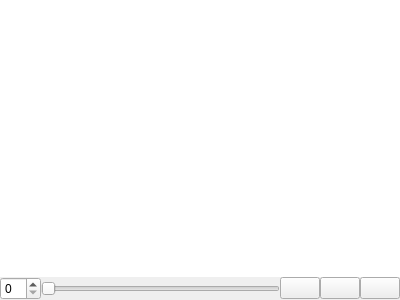
<?xml version="1.0" encoding="UTF-8"?>
<ui version="4.0">
 <class>ImageWidget</class>
 <widget class="QWidget" name="ImageWidget">
  <property name="geometry">
   <rect>
    <x>0</x>
    <y>0</y>
    <width>400</width>
    <height>300</height>
   </rect>
  </property>
  <property name="sizePolicy">
   <sizepolicy hsizetype="Maximum" vsizetype="Maximum">
    <horstretch>0</horstretch>
    <verstretch>0</verstretch>
   </sizepolicy>
  </property>
  <property name="windowTitle">
   <string>Form</string>
  </property>
  <layout class="QGridLayout" name="gridLayout">
   <property name="leftMargin">
    <number>0</number>
   </property>
   <property name="topMargin">
    <number>0</number>
   </property>
   <property name="rightMargin">
    <number>0</number>
   </property>
   <property name="bottomMargin">
    <number>0</number>
   </property>
   <property name="spacing">
    <number>0</number>
   </property>
   <item row="0" column="0">
    <widget class="GraphicsView" name="graphicsView">
     <property name="mouseTracking">
      <bool>true</bool>
     </property>
     <property name="frameShape">
      <enum>QFrame::NoFrame</enum>
     </property>
     <property name="renderHints">
      <set>QPainter::Antialiasing|QPainter::HighQualityAntialiasing|QPainter::SmoothPixmapTransform|QPainter::TextAntialiasing</set>
     </property>
    </widget>
   </item>
   <item row="1" column="0">
    <widget class="QFrame" name="frameControls">
     <property name="sizePolicy">
      <sizepolicy hsizetype="Preferred" vsizetype="Fixed">
       <horstretch>0</horstretch>
       <verstretch>0</verstretch>
      </sizepolicy>
     </property>
     <property name="maximumSize">
      <size>
       <width>16777215</width>
       <height>25</height>
      </size>
     </property>
     <property name="frameShape">
      <enum>QFrame::NoFrame</enum>
     </property>
     <property name="frameShadow">
      <enum>QFrame::Plain</enum>
     </property>
     <layout class="QGridLayout" name="gridLayout_2">
      <property name="leftMargin">
       <number>0</number>
      </property>
      <property name="topMargin">
       <number>0</number>
      </property>
      <property name="rightMargin">
       <number>0</number>
      </property>
      <property name="bottomMargin">
       <number>0</number>
      </property>
      <property name="spacing">
       <number>0</number>
      </property>
      <item row="1" column="2">
       <widget class="QSlider" name="horizontalSlider">
        <property name="enabled">
         <bool>true</bool>
        </property>
        <property name="pageStep">
         <number>1</number>
        </property>
        <property name="orientation">
         <enum>Qt::Horizontal</enum>
        </property>
       </widget>
      </item>
      <item row="1" column="1">
       <widget class="QSpinBox" name="spinBox">
        <property name="enabled">
         <bool>true</bool>
        </property>
        <property name="sizePolicy">
         <sizepolicy hsizetype="Minimum" vsizetype="Minimum">
          <horstretch>0</horstretch>
          <verstretch>0</verstretch>
         </sizepolicy>
        </property>
       </widget>
      </item>
      <item row="1" column="5">
       <widget class="QPushButton" name="rotateButton">
        <property name="enabled">
         <bool>true</bool>
        </property>
        <property name="toolTip">
         <string>Rotate 90 degrres clockwise</string>
        </property>
        <property name="text">
         <string/>
        </property>
        <property name="icon">
         <iconset resource="../qrs/resources.qrc">
          <normaloff>:/icons/rotate.png</normaloff>:/icons/rotate.png</iconset>
        </property>
       </widget>
      </item>
      <item row="1" column="4">
       <widget class="QPushButton" name="flip_v_button">
        <property name="enabled">
         <bool>true</bool>
        </property>
        <property name="toolTip">
         <string>Mirror Vertically</string>
        </property>
        <property name="text">
         <string/>
        </property>
        <property name="icon">
         <iconset resource="../qrs/resources.qrc">
          <normaloff>:/icons/icons/flip_v.png</normaloff>:/icons/icons/flip_v.png</iconset>
        </property>
       </widget>
      </item>
      <item row="1" column="3">
       <widget class="QPushButton" name="flip_h_button">
        <property name="enabled">
         <bool>true</bool>
        </property>
        <property name="toolTip">
         <string>Mirror Horizontally</string>
        </property>
        <property name="text">
         <string/>
        </property>
        <property name="icon">
         <iconset resource="../qrs/resources.qrc">
          <normaloff>:/icons/icons/flip_h.png</normaloff>:/icons/icons/flip_h.png</iconset>
        </property>
       </widget>
      </item>
     </layout>
    </widget>
   </item>
  </layout>
 </widget>
 <customwidgets>
  <customwidget>
   <class>GraphicsView</class>
   <extends>QGraphicsView</extends>
   <header>src/graphicsview.h</header>
  </customwidget>
 </customwidgets>
 <resources>
  <include location="../qrs/resources.qrc"/>
 </resources>
 <connections/>
</ui>
